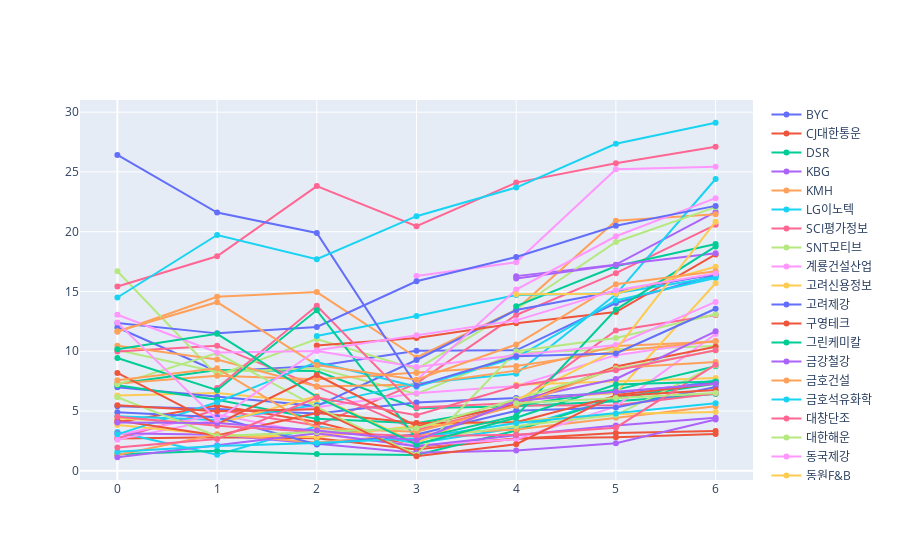

Write notebook code for a chart like this one.
### Code cell
fig = go.Figure()

for idx in corp_df.index:
  item = corp_df.loc[idx]
  fig.add_trace(go.Scatter(y=item, name=idx))

fig.show()

### Figure 1 — Plotly figure (JSON) as saved in the notebook; plotly's stock layout.template omitted (floating-point values rounded to 4 significant figures)
{"data": [{"name": "BYC", "type": "scatter", "y": [11.99, 8.308, 8.775, 10.03, 10.08, 14.03, 16.37]}, {"name": "CJ대한통운", "type": "scatter", "y": [2.703, 2.803, 2.715, 1.788, 2.669, 3.154, 3.334]}, {"name": "DSR", "type": "scatter", "y": [7.285, 8.431, 8.345, 5.227, 5.406, 5.812, 6.431]}, {"name": "KBG", "type": "scatter", "y": [null, null, null, null, 16.28, 17.24, 21.65]}, {"name": "KMH", "type": "scatter", "y": [11.63, 14.56, 14.95, 9.478, 13.49, 20.92, 21.46]}, {"name": "LG이노텍", "type": "scatter", "y": [3.235, 1.34, 3.725, 2.31, 3.578, 6.042, 7.579]}, {"name": "SCI평가정보", "type": "scatter", "y": [2.72, 5.108, 3.79, 7.312, 13.03, 16.53, 20.58]}, {"name": "SNT모티브", "type": "scatter", "y": [10.1, 8.262, 8.569, 6.43, 9.868, 10.14, 10.44]}, {"name": "계룡건설산업", "type": "scatter", "y": [2.604, 4.297, 5.312, 6.483, 7.089, 9.673, 10.88]}, {"name": "고려신용정보", "type": "scatter", "y": [6.298, 6.509, 5.683, null, 7.197, 7.457, 7.764]}, {"name": "고려제강", "type": "scatter", "y": [5.392, 5.158, 4.799, 5.706, 6.083, 6.516, 7.394]}, {"name": "구영테크", "type": "scatter", "y": [4.052, 5.462, 4.072, 2.0, 2.699, 2.802, 3.067]}, {"name": "그린케미칼", "type": "scatter", "y": [1.385, 1.669, 1.393, 1.324, 3.368, 6.068, 7.285]}, {"name": "금강철강", "type": "scatter", "y": [3.147, 3.005, 2.263, 1.505, 1.693, 2.304, 4.295]}, {"name": "금호건설", "type": "scatter", "y": [1.322, 3.051, 2.369, 3.051, 3.458, 4.429, 5.39]}, {"name": "금호석유화학", "type": "scatter", "y": [4.567, 4.246, 5.511, 7.31, 8.108, 14.76, 24.41]}, {"name": "대창단조", "type": "scatter", "y": [9.985, 10.47, 7.045, 3.404, 5.463, 5.483, 6.459]}, {"name": "대한해운", "type": "scatter", "y": [16.69, 7.968, 11.02, 8.495, 13.51, 19.14, 22.05]}, {"name": "동국제강", "type": "scatter", "y": [2.991, 4.711, 3.074, 2.116, 2.646, 5.39, 11.44]}, {"name": "동원F&B", "type": "scatter", "y": [3.82, 3.036, 2.797, 3.772, 4.134, 4.744, 4.915]}, {"name": "미원상사", "type": "scatter", "y": [6.978, 6.194, 5.411, 9.268, 13.45, 15.01, 16.43]}, {"name": "미원에스씨", "type": "scatter", "y": [null, null, 10.47, 11.11, 12.34, 13.28, 18.1]}, {"name": "미창석유공업", "type": "scatter", "y": [7.155, 5.944, 4.341, 3.982, 5.41, 6.769, 8.743]}, {"name": "삼영무역", "type": "scatter", "y": [1.13, 2.133, 3.144, 2.062, 2.963, 3.796, 4.443]}, {"name": "서흥", "type": "scatter", "y": [10.46, 9.301, 7.053, 7.207, 8.377, 10.43, 10.79]}, {"name": "서희건설", "type": "scatter", "y": [3.046, 5.728, 9.104, 7.024, 9.474, 14.24, 16.13]}, {"name": "선광", "type": "scatter", "y": [15.42, 17.94, 23.81, 20.46, 24.11, 25.73, 27.1]}, {"name": "세아제강", "type": "scatter", "y": [null, null, null, 2.584, 3.741, 4.656, 8.812]}, {"name": "수산아이앤티", "type": "scatter", "y": [null, null, null, 16.29, 17.44, 25.22, 25.44]}, {"name": "신성델타테크", "type": "scatter", "y": [4.383, 3.914, 6.255, 2.321, 5.936, 6.507, 15.68]}, {"name": "신성통상", "type": "scatter", "y": [4.901, 4.47, 2.204, 3.043, 5.016, 5.289, 7.01]}, {"name": "신세계I&C", "type": "scatter", "y": [4.204, 2.944, 4.826, 3.988, 4.055, 6.248, 6.753]}, {"name": "알로이스", "type": "scatter", "y": [null, null, null, null, 13.77, 17.1, 18.97]}, {"name": "에스제이그룹", "type": "scatter", "y": [null, null, null, null, 16.08, 17.21, 18.2]}, {"name": "영원무역", "type": "scatter", "y": [7.291, 7.94, 7.654, 8.188, 8.772, 9.987, 10.85]}, {"name": "오리온", "type": "scatter", "y": [null, null, 11.28, 12.95, 14.71, 14.84, 16.22]}, {"name": "우리손에프앤지", "type": "scatter", "y": [null, 6.916, 13.8, 5.3, 5.66, 11.74, 13.03]}, {"name": "우주일렉트로", "type": "scatter", "y": [7.23, 9.84, 5.331, 1.331, 9.993, 11.11, 13.1]}, {"name": "웹케시", "type": "scatter", "y": [null, null, null, 7.575, 15.15, 19.62, 22.8]}, {"name": "위세아이텍", "type": "scatter", "y": [null, null, null, null, 14.77, 14.81, 17.06]}, {"name": "윈스", "type": "scatter", "y": [12.36, 11.49, 12.04, 15.86, 17.88, 20.49, 22.16]}, {"name": "이글벳", "type": "scatter", "y": [8.182, 3.907, 8.012, 3.723, 5.558, 8.73, 10.37]}, {"name": "이오테크닉스", "type": "scatter", "y": [9.43, 6.74, 13.42, 2.669, 4.584, 13.48, 18.77]}, {"name": "자이에스앤디", "type": "scatter", "y": [null, null, null, null, 5.927, 7.676, 11.66]}, {"name": "코스맥스", "type": "scatter", "y": [7.571, 8.566, 3.557, 3.258, 5.437, 8.604, 9.095]}, {"name": "코오롱글로벌", "type": "scatter", "y": [1.584, 2.066, 2.321, 2.73, 3.994, 4.785, 5.639]}, {"name": "티플랙스", "type": "scatter", "y": [4.526, 3.757, 3.252, 2.886, 3.004, 3.606, 8.875]}, {"name": "파세코", "type": "scatter", "y": [6.146, 2.898, 3.242, 3.554, 5.976, 8.518, 10.06]}, {"name": "팬오션", "type": "scatter", "y": [13.05, 9.902, 10.02, 8.685, 9.67, 10.52, 14.13]}, {"name": "피에스케이", "type": "scatter", "y": [null, null, null, null, 5.906, 10.11, 20.84]}, {"name": "하이록코리아", "type": "scatter", "y": [26.42, 21.6, 19.9, 7.121, 9.572, 9.819, 13.55]}, {"name": "하츠", "type": "scatter", "y": [5.485, 4.977, 5.149, 1.208, 2.224, 6.347, 7.291]}, {"name": "한국맥널티", "type": "scatter", "y": [10.16, 11.46, 6.177, 2.197, 4.43, 7.222, 7.464]}, {"name": "한농화성", "type": "scatter", "y": [4.047, 3.998, 3.362, 2.539, 5.838, 6.602, 7.271]}, {"name": "한라홀딩스", "type": "scatter", "y": [11.67, 14.1, 8.84, 7.62, 10.56, 15.61, 16.68]}, {"name": "한솔케미칼", "type": "scatter", "y": [14.49, 19.73, 17.7, 21.3, 23.69, 27.35, 29.11]}, {"name": "한일네트웍스", "type": "scatter", "y": [1.937, 2.662, 6.126, 4.639, 7.087, 8.407, 10.08]}, {"name": "한화시스템", "type": "scatter", "y": [null, null, null, null, 5.644, 6.077, 6.495]}, {"name": "현대이지웰", "type": "scatter", "y": [12.4, 4.271, 10.09, 11.33, 12.58, 15.1, 16.51]}], "layout": {}}
